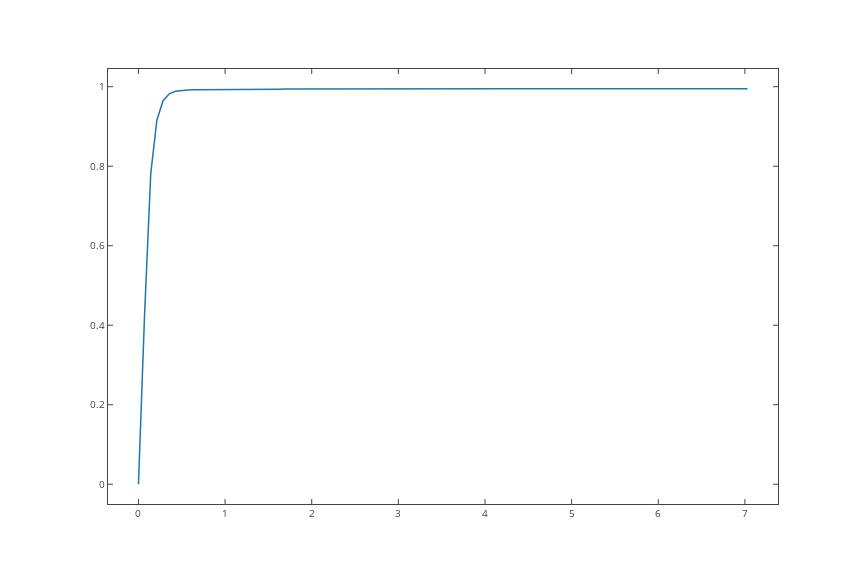

The code cell stored with this chart in its notebook:
### Code cell
gi=c.feedback(c.series(g3,gp))
y,t=cm.step(gi)
plt.plot(t,y)
f=plt.gcf()
py.iplot_mpl(f)
data=c.bode(c.series(g3,gp), sp.logspace(-2,1,1000))
f=plt.gcf()
py.iplot_mpl(f)

Tl=0.008
gz=c.c2d(g3,Tl)
gcz=c.c2d(gp,Tl,method='tustin')
gi=c.feedback(c.series(2*gz,gcz))
y,t=cm.step(gi,sp.r_[0:100]*Tl)
plt.plot(t,y)
f=plt.gcf()
py.iplot_mpl(f)
